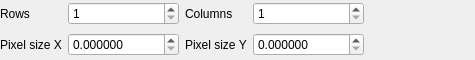
<?xml version="1.0" encoding="UTF-8"?>
<ui version="4.0">
 <class>QgsHeatmapPixelSizeWidgetBase</class>
 <widget class="QgsPanelWidget" name="QgsHeatmapPixelSizeWidgetBase">
  <property name="geometry">
   <rect>
    <x>0</x>
    <y>0</y>
    <width>475</width>
    <height>60</height>
   </rect>
  </property>
  <property name="windowTitle">
   <string notr="true">Form</string>
  </property>
  <layout class="QGridLayout" name="gridLayout" columnstretch="0,0,0,0,1">
   <property name="leftMargin">
    <number>0</number>
   </property>
   <property name="topMargin">
    <number>0</number>
   </property>
   <property name="rightMargin">
    <number>0</number>
   </property>
   <property name="bottomMargin">
    <number>0</number>
   </property>
   <item row="0" column="1">
    <widget class="QgsSpinBox" name="mRowsSpinBox">
     <property name="toolTip">
      <string>Number of rows (pixels) in output raster</string>
     </property>
     <property name="keyboardTracking">
      <bool>false</bool>
     </property>
     <property name="minimum">
      <number>1</number>
     </property>
     <property name="maximum">
      <number>999999</number>
     </property>
    </widget>
   </item>
   <item row="0" column="2">
    <widget class="QLabel" name="columnLabel">
     <property name="text">
      <string>Columns</string>
     </property>
     <property name="buddy">
      <cstring>mColumnsSpinBox</cstring>
     </property>
    </widget>
   </item>
   <item row="1" column="1">
    <widget class="QgsDoubleSpinBox" name="mCellXSpinBox">
     <property name="toolTip">
      <string>Resolution of each pixel in output raster, in layer units</string>
     </property>
     <property name="decimals">
      <number>6</number>
     </property>
     <property name="maximum">
      <double>999999999.000000000000000</double>
     </property>
    </widget>
   </item>
   <item row="1" column="0">
    <widget class="QLabel" name="cellsizeXLabel">
     <property name="text">
      <string>Pixel size X</string>
     </property>
    </widget>
   </item>
   <item row="0" column="3">
    <widget class="QgsSpinBox" name="mColumnsSpinBox">
     <property name="toolTip">
      <string>Number of columns (pixels) in output raster</string>
     </property>
     <property name="keyboardTracking">
      <bool>false</bool>
     </property>
     <property name="minimum">
      <number>1</number>
     </property>
     <property name="maximum">
      <number>999999</number>
     </property>
    </widget>
   </item>
   <item row="0" column="0">
    <widget class="QLabel" name="rowLabel">
     <property name="text">
      <string>Rows</string>
     </property>
     <property name="buddy">
      <cstring>mRowsSpinBox</cstring>
     </property>
    </widget>
   </item>
   <item row="1" column="2">
    <widget class="QLabel" name="cellsizeYLabel">
     <property name="text">
      <string>Pixel size Y</string>
     </property>
    </widget>
   </item>
   <item row="1" column="3">
    <widget class="QgsDoubleSpinBox" name="mCellYSpinBox">
     <property name="toolTip">
      <string>Resolution of each pixel in output raster, in layer units</string>
     </property>
     <property name="decimals">
      <number>6</number>
     </property>
     <property name="maximum">
      <double>999999999.000000000000000</double>
     </property>
    </widget>
   </item>
   <item row="0" column="4">
    <spacer name="horizontalSpacer_2">
     <property name="orientation">
      <enum>Qt::Orientation::Horizontal</enum>
     </property>
     <property name="sizeHint" stdset="0">
      <size>
       <width>40</width>
       <height>20</height>
      </size>
     </property>
    </spacer>
   </item>
  </layout>
 </widget>
 <customwidgets>
 <customwidget>
  <class>QgsPanelWidget</class>
  <extends>QWidget</extends>
  <header>qgspanelwidget.h</header>
 </customwidget>
  <customwidget>
   <class>QgsSpinBox</class>
   <extends>QSpinBox</extends>
   <header>qgsspinbox.h</header>
  </customwidget>
  <customwidget>
   <class>QgsDoubleSpinBox</class>
   <extends>QDoubleSpinBox</extends>
   <header>qgsdoublespinbox.h</header>
  </customwidget>
 </customwidgets>
 <resources/>
 <connections/>
</ui>
